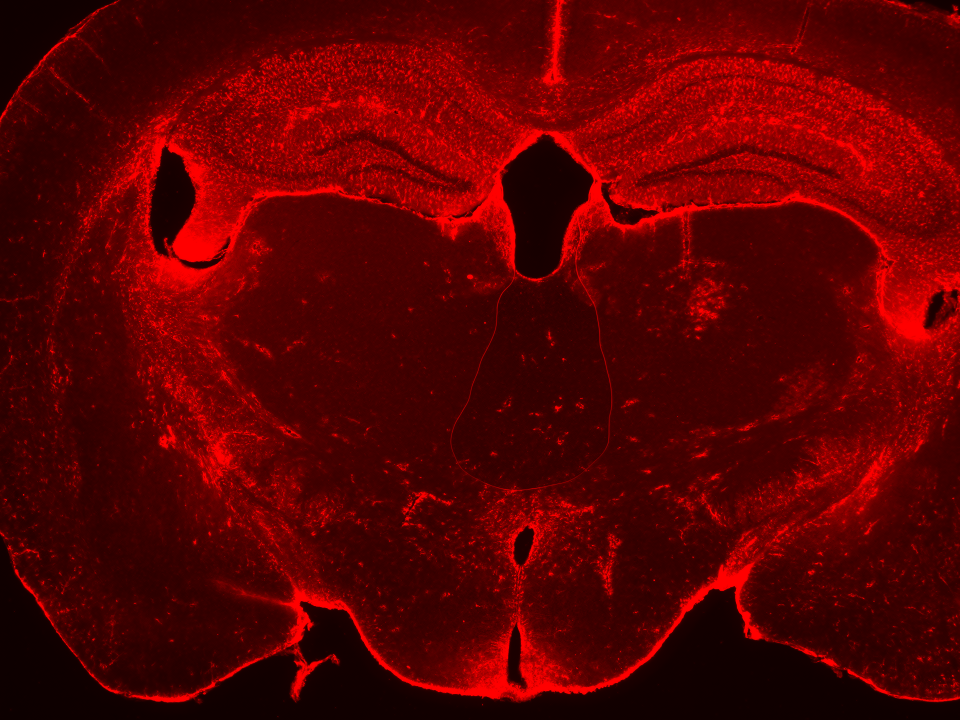
#> input picture data/histology/WFCI_Ms15_2.tif, 1920 x 1440 px, given in place of WFCI_Ms11_8.tif, which was not available (shown at 1/2 size)
$ python fig1a_histology.py
#> lines starting #> are read from the running program, lines starting #| are printed output that depends on the picture; pictures that were not available may be replaced by others from this repository, and a replacement may not be noted
"""fig1a_histology.py -- Figure 1A: representative histology montage (2x2).

Columns STI+ / STI-; rows cresyl violet (cortical infarct) / GFAP (ipsilesional
thalamus). Raw TIFFs (no burned-in annotations) from data/histology/
(originals: DBSI Directory/histology/{cresyl_violet,IHC}/, also on Data@Becker).
Representative animals (locked): CV STI+ = M11 slice 8, CV STI- = M22 slice 13,
GFAP STI+ = M15 (WFCI_Ms15_2), GFAP STI- = M02 (Ms2_1).
All panels are mirrored so the (left-hemisphere) stroke is on the viewer's left.
Scale bars: 1 mm, calibrated per image from the Keyence BZ-X metadata embedded in each
TIFF (<Calibration>, nm/px; PlanApo 2x: 3.774 um/px at 1920x1440, 7.549 um/px for Ms2_1 at 960x720).

Output: results/panels/Fig1A_histology.png
"""
import io
import re
import struct
import sys
from pathlib import Path
from PIL import Image, ImageDraw, ImageFont, ImageOps
import matplotlib; matplotlib.use("Agg")
import matplotlib.pyplot as plt
import matplotlib.patheffects as pe

sys.path.insert(0, str(Path(__file__).resolve().parents[2]))
import config  # noqa: E402

CV_POS = config.HISTOLOGY / "WFCI_Ms11_8.tif"
CV_NEG = config.HISTOLOGY / "WFCI_Ms22_13.tif"
GFAP_POS_SRC = config.HISTOLOGY / "WFCI_Ms15_2.tif"
GFAP_NEG_SRC = config.HISTOLOGY / "Ms2_1.tif"
OUT = config.PANELS / "Fig1A_histology.png"
FONT_BOLD = str(Path(matplotlib.get_data_path()) / "fonts" / "ttf" / "DejaVuSans-Bold.ttf")

def make_gfap_pos():
    im = ImageOps.mirror(Image.open(GFAP_POS_SRC).convert("RGB"))
    W,H = im.size
    arrows = [((26,44),(21,49.5)), ((16,58),(11.5,63.5))]  # mirrored, shortened
    fig = plt.figure(figsize=(W/100,H/100), dpi=100)
    ax = fig.add_axes([0,0,1,1]); ax.imshow(im); ax.axis("off")
    for (hx,hy),(tx,ty) in arrows:
        ax.annotate('', xy=(hx/100*W,hy/100*H), xytext=(tx/100*W,ty/100*H),
            arrowprops=dict(arrowstyle='-|>', color='white', lw=2.2, mutation_scale=24,
                shrinkA=0, shrinkB=1, path_effects=[pe.withStroke(linewidth=4, foreground='black')]))
    ax.set_xlim(0,W); ax.set_ylim(H,0)
    buf = io.BytesIO(); fig.savefig(buf, format="png", dpi=100); plt.close(fig); buf.seek(0)
    return Image.open(buf).convert("RGB")

def um_per_px(path):
    """Pixel size (um) from the Keyence BZ-X XML metadata block (<Calibration> is nm/px, stored as int64 bits of a double)."""
    s = Path(path).read_bytes().decode('latin1')
    m = re.search(r'<Calibration Type="System.Double">(-?\d+)</Calibration>', s)
    if not m:
        raise ValueError(f'no Keyence calibration in {path}')
    return struct.unpack('<d', struct.pack('<q', int(m.group(1))))[0] / 1000.0

TW, TH = 900, 675
FB = lambda s: ImageFont.truetype(FONT_BOLD, s)
def fit_scale(im):
    return max(TW/im.width, TH/im.height)
def fit(im):
    im = im.convert("RGB"); r = fit_scale(im)
    im = im.resize((int(im.width*r), int(im.height*r)))
    l=(im.width-TW)//2; t=(im.height-TH)//2
    return im.crop((l,t,l+TW,t+TH))
def sbar(t, white, px_per_mm):
    d=ImageDraw.Draw(t); col="white" if white else "black"
    d.rectangle([25,TH-45,25+round(px_per_mm),TH-33], fill=col)
    d.text((25,TH-82),"1 mm",fill=col,font=FB(28)); return t
def rot(txt,h):
    im=Image.new("RGB",(h,80),"white"); ImageDraw.Draw(im).text((10,20),txt,fill="black",font=FB(40))
    return im.rotate(90,expand=True)

def tile(src, img, white):
    """Crop/resize to the tile and draw a 1-mm bar using the source image's own pixel size."""
    px_per_mm = 1000.0 / um_per_px(src) * fit_scale(img)
    print(f'{Path(src).name}: {um_per_px(src):.3f} um/px -> 1 mm = {px_per_mm:.1f} tile px')
    return sbar(fit(img), white, px_per_mm)

t_cvpos = tile(CV_POS, ImageOps.mirror(Image.open(CV_POS)), False)
#> in tile, `px_per_mm = 1000.0 / um_per_px(src) * fit_scale(img)`: px_per_mm = 124.2
#> in tile, `px_per_mm = 1000.0 / um_per_px(src) * fit_scale(img)`:
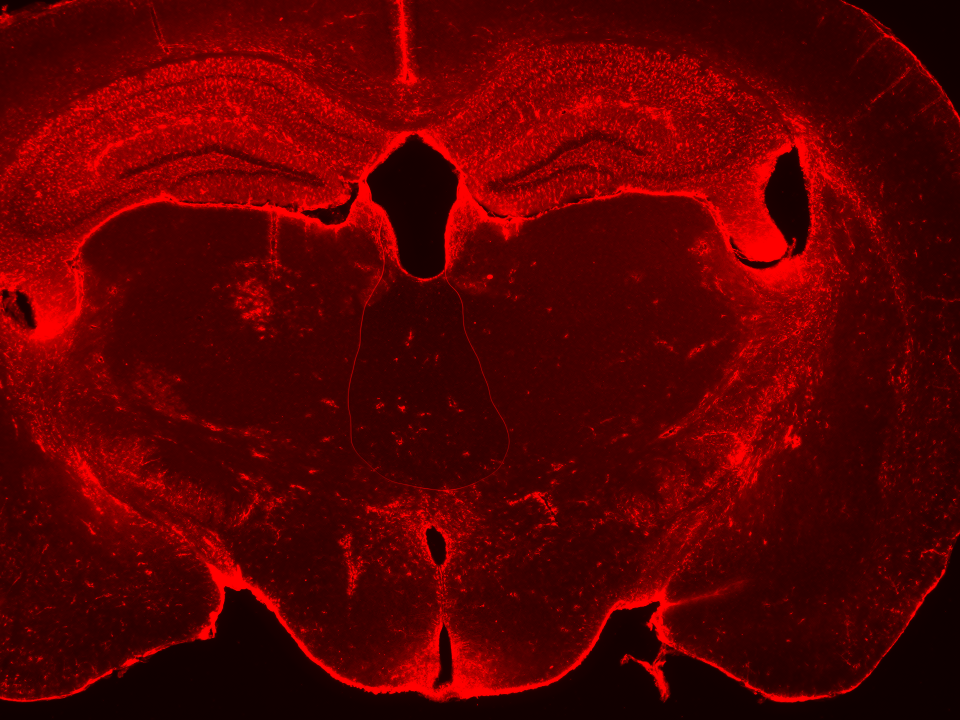
#> img: PIL image 1920x1440 RGB (shown at 1/2 size); mean R, G, B 90.2, 0, 0
#| WFCI_Ms11_8.tif: 3.774 um/px -> 1 mm = 124.2 tile px
#> in fit, `r = fit_scale(im)`: r = 0.469
t_cvneg = tile(CV_NEG, ImageOps.mirror(Image.open(CV_NEG)), False)
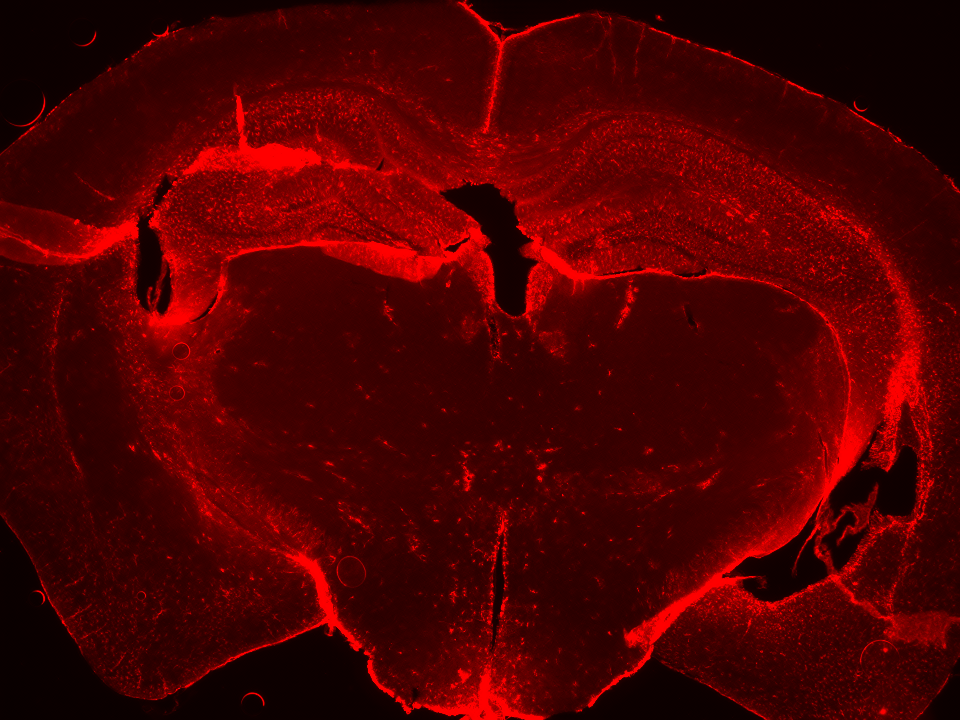
#> input picture data/histology/Ms2_1.tif, 960 x 720 px, given in place of WFCI_Ms22_13.tif, which was not available
#> call 2 of tile, with white = False
#> in tile (call 2), `px_per_mm = 1000.0 / um_per_px(src) * fit_scale(img)`:
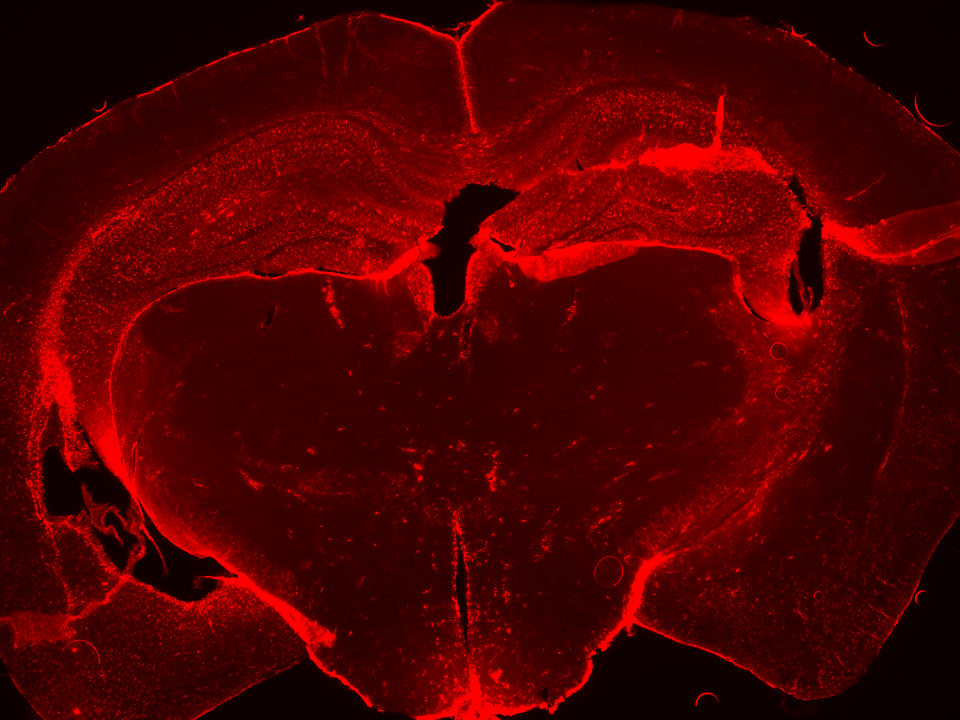
#> img: PIL image 960x720 RGB; mean R, G, B 77.4, 0, 0
#| WFCI_Ms22_13.tif: 7.549 um/px -> 1 mm = 124.2 tile px
t_gfpos = tile(GFAP_POS_SRC, make_gfap_pos(), True)
#| WFCI_Ms15_2.tif: 3.774 um/px -> 1 mm = 124.2 tile px
t_gfneg = tile(GFAP_NEG_SRC, ImageOps.mirror(Image.open(GFAP_NEG_SRC)), True)
#| Ms2_1.tif: 7.549 um/px -> 1 mm = 124.2 tile px

LM,TMh,gap = 95,70,18
GW = LM+TW*2+gap*3; GH = TMh+TH*2+gap*3
M = Image.new("RGB",(GW,GH),"white"); d=ImageDraw.Draw(M)
#> after `M = Image.new('RGB', (GW, GH), 'white')`: M: PIL image 1949x1474 RGB; every value is 255
d.text((LM+gap+TW//2-70,12),"STI+",fill="black",font=FB(46))
d.text((LM+gap*2+TW+TW//2-70,12),"STI−",fill="black",font=FB(46))
x1,x2=LM+gap,LM+gap*2+TW; y1,y2=TMh+gap,TMh+gap*2+TH
M.paste(t_cvpos,(x1,y1)); M.paste(t_cvneg,(x2,y1))
M.paste(t_gfpos,(x1,y2)); M.paste(t_gfneg,(x2,y2))
#> after `M.paste(t_gfpos, (x1, y2))`:
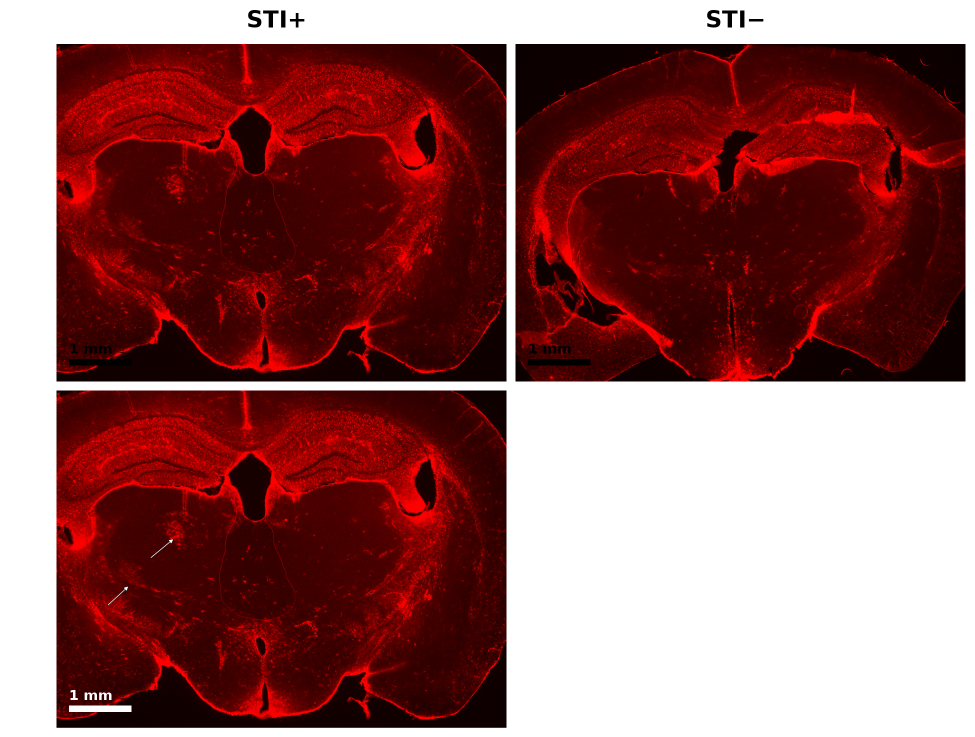
#> M: PIL image 1949x1474 RGB (shown at 1/2 size); mean R, G, B 147.5, 93.2, 93.2
M.paste(rot("Cresyl violet",TH),(6,y1))
#> in rot, `im = Image.new('RGB', (h, 80), 'white')`: im: PIL image 675x80 RGB; every value is 255
M.paste(rot("GFAP (thalamus)",TH),(6,y2))
#> call 2 of rot, with txt = 'GFAP (thalamus)', h = 675
#> in rot (call 2), `ImageDraw.Draw(im).text((10, 20), txt, fill='black', font=FB(40))`:
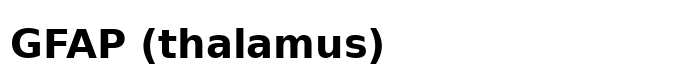
#> im: PIL image 675x80 RGB; min 0, max 255, mean 231.8
#> in rot (call 2), `return im.rotate(90,expand=True)`:
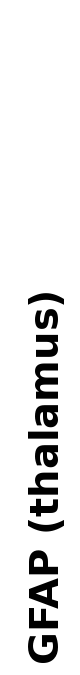
#> returned value: PIL image 80x675 RGB; min 0, max 255, mean 231.8
d.text((10,4),"A",fill="black",font=FB(56))
OUT.parent.mkdir(parents=True, exist_ok=True)
M.save(OUT); print("saved", OUT, M.size)
#> after `M.save(OUT)`:
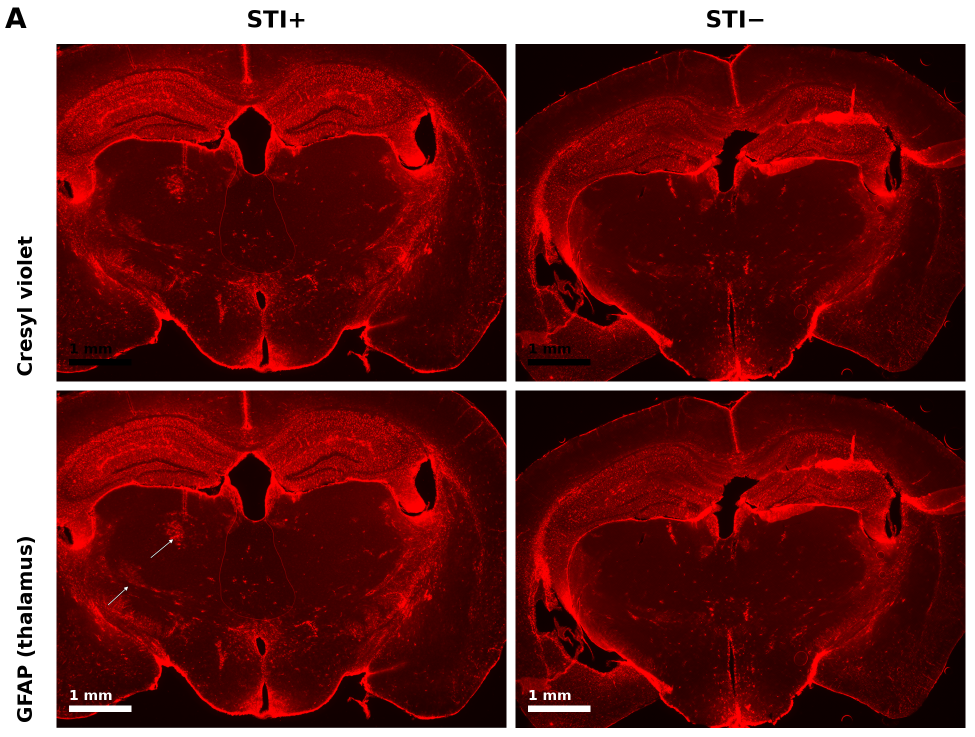
#> saved as Fig1A_histology.png: PIL image 1949x1474 RGB (shown at 1/2 size); mean R, G, B 109.2, 38.7, 38.7
#| saved results/panels/Fig1A_histology.png (1949, 1474)
